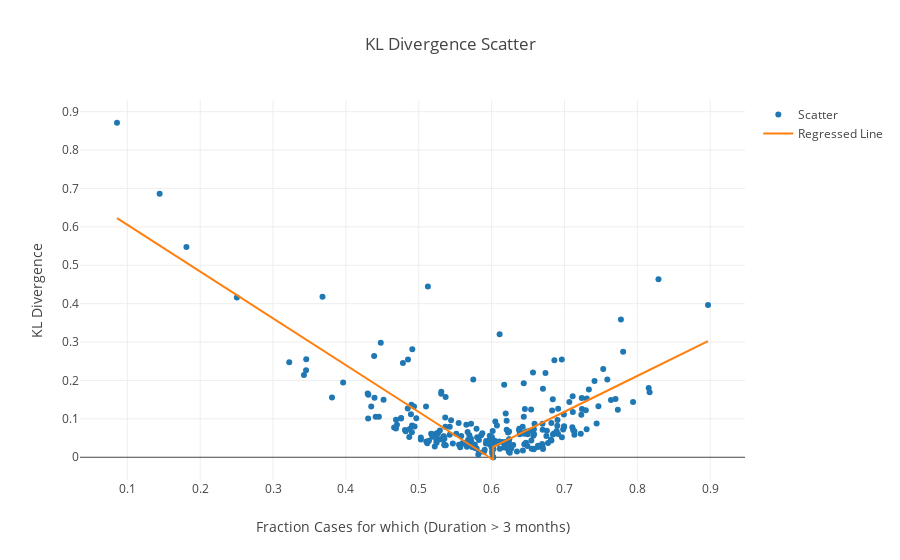

This figure's notebook cell:
### Code cell
import pandas as pd
import plotly as py
import plotly.graph_objs as go

### Figure 1 — Plotly figure (JSON) as saved in the notebook; plotly's stock layout.template omitted (floating-point values rounded to 4 significant figures; data arrays with more than 128 entries replaced by an {"elided": "..."} marker saying what was removed)
{"data": [{"mode": "markers", "name": "Scatter", "type": "scatter", "x": {"elided": "245 float values"}, "y": {"elided": "245 float values"}}, {"mode": "lines", "name": "Regressed Line", "type": "scatter", "x": {"elided": "245 float values"}, "y": {"elided": "245 float values"}}], "layout": {"title": "KL Divergence Scatter", "xaxis": {"title": "Fraction Cases for which (Duration > 3 months)"}, "yaxis": {"title": "KL Divergence"}}}
